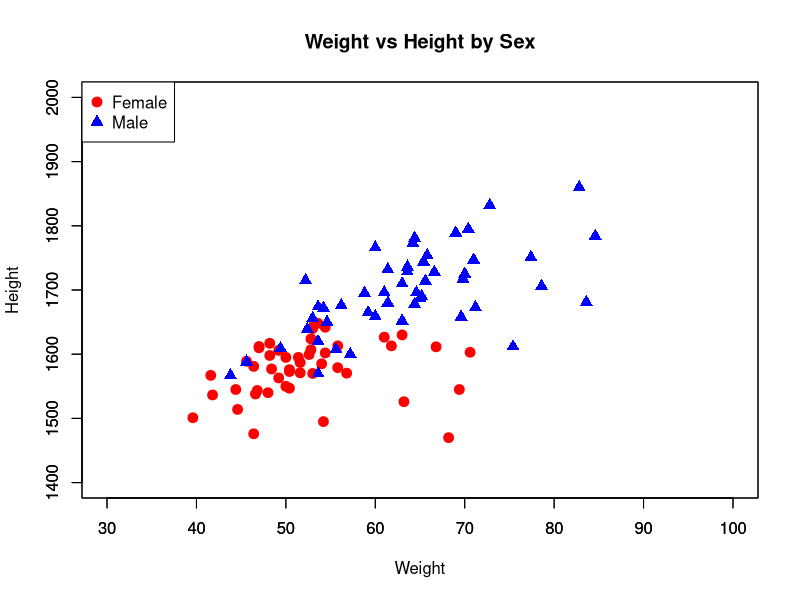

This figure's R source:
# ---------------------------------------------------------
# 13-2A：性別ごとに色とマーカー形状を変えて重ね描きし、
#        凡例を付けた図を PDF にまとめる
# ---------------------------------------------------------

# CSV 読み込み
Body <- read.table("SampleData03_forR2.csv", header=TRUE, sep=",")

# 性別で分割
Body_F <- subset(Body, Sex == "F")
Body_M <- subset(Body, Sex == "M")

# PDF 出力開始（ファイル名は課題ルールに合わせて変更）
pdf("Class13_rp13-2A_YY.pdf", width=7, height=7)

# ---------------------------------------------------------
# ★ 性別ごとの散布図（重ね描き）
# ---------------------------------------------------------

# 女性（赤・丸）
plot(Body_F[,7], Body_F[,8],
     xlab="Weight", ylab="Height",
     col="red", pch=19, cex=1.3,
     xlim=c(30,100), ylim=c(1400,2000),
     main="Weight vs Height by Sex")

# par(new=TRUE) で重ね描き
par(new=TRUE)

# 男性（青・三角）
plot(Body_M[,7], Body_M[,8],
     xlab="", ylab="",
     col="blue", pch=17, cex=1.3,
     xlim=c(30,100), ylim=c(1400,2000))

# 凡例（左上）
legend("topleft",
       legend=c("Female", "Male"),
       col=c("red", "blue"),
       pch=c(19, 17),
       pt.cex=1.3)

# ---------------------------------------------------------
# PDF 終了
# ---------------------------------------------------------
dev.off()
